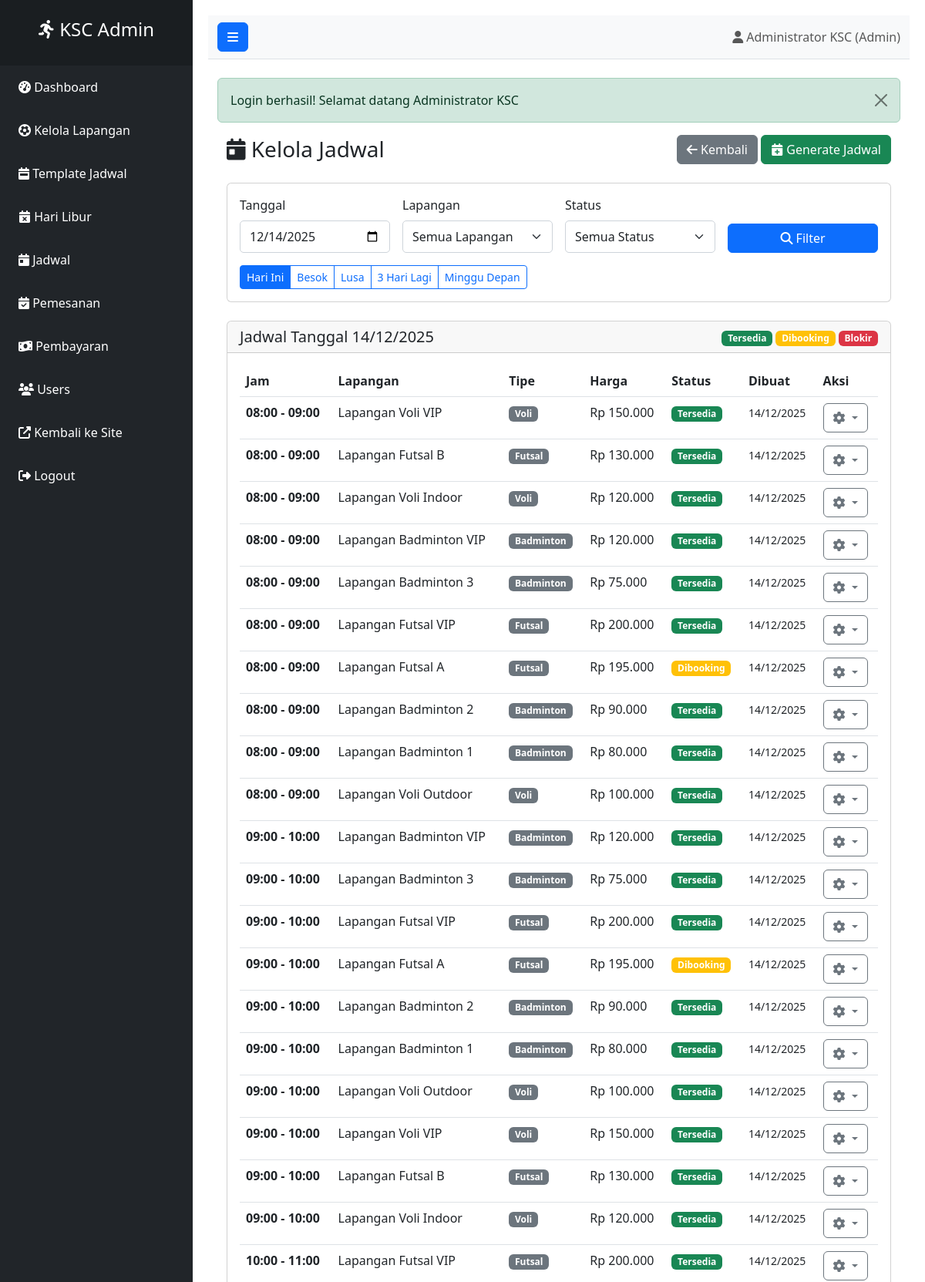
The app's page /admin/jadwal.php (signed in, upper part) with its own data.
### tables this page shows
CREATE TABLE `jadwal` (
  `id_jadwal` int(10) UNSIGNED NOT NULL,
  `id_lapangan` int(10) UNSIGNED NOT NULL,
  `tanggal` date NOT NULL,
  `jam_mulai` time NOT NULL,
  `jam_selesai` time NOT NULL,
  `harga` decimal(10,2) DEFAULT NULL,
  `status_ketersediaan` enum('tersedia','dibooking','blokir') DEFAULT 'tersedia',
  `created_at` timestamp NOT NULL DEFAULT current_timestamp(),
  `updated_at` timestamp NULL DEFAULT NULL ON UPDATE current_timestamp()
);

CREATE TABLE `lapangan` (
  `id_lapangan` int(10) UNSIGNED NOT NULL,
  `nama_lapangan` varchar(100) NOT NULL,
  `tipe_lapangan` enum('Futsal','Badminton','Voli','Basket','Tennis') DEFAULT NULL,
  `harga_per_jam` decimal(10,2) NOT NULL DEFAULT 0.00,
  `deskripsi` text DEFAULT NULL,
  `status_lapangan` enum('aktif','tidak_aktif') DEFAULT 'aktif',
  `id_user` int(10) UNSIGNED NOT NULL,
  `created_at` timestamp NOT NULL DEFAULT current_timestamp(),
  `updated_at` timestamp NULL DEFAULT NULL ON UPDATE current_timestamp()
);

### includes/functions.php (called while the page is built, shortened)
<?php
if (!function_exists('formatCurrency')) {
    function formatCurrency($amount) {
        return 'Rp ' . number_format($amount, 0, ',', '.');
    }
}
if (!function_exists('formatDate')) {
    function formatDate($date) {
        return date('d/m/Y', strtotime($date));
    }
}
?>

### includes/database.php (called while the page is built, shortened)
<?php
class Database {
    private $host = DB_HOST;
    private $user = DB_USER;
    private $pass = DB_PASS;
    private $dbname = DB_NAME;
    private $dbh;
    private $stmt;
    public function __construct() {
        $dsn = 'mysql:host=' . $this->host . ';dbname=' . $this->dbname . ';charset=utf8';
        $options = array(
            PDO::ATTR_PERSISTENT => true,
            PDO::ATTR_ERRMODE => PDO::ERRMODE_EXCEPTION
        );
        try {
            $this->dbh = new PDO($dsn, $this->user, $this->pass, $options);
        } catch(PDOException $e) {
            $this->error = $e->getMessage();
            echo $this->error;
        }
    }
    public function query($sql) {
        $this->stmt = $this->dbh->prepare($sql);
    }
    public function bind($param, $value, $type = null) {
        if(is_null($type)) {
            switch(true) {
                default:
                    $type = PDO::PARAM_STR;
            }
        }
        $this->stmt->bindValue($param, $value, $type);
    }
    public function execute() {
        return $this->stmt->execute();
    }
    public function resultSet() {
        $this->execute();
        return $this->stmt->fetchAll(PDO::FETCH_OBJ);
    }
}
?>

### admin/jadwal.php (the view, shortened to what this page needs)
<?php
require_once '../includes/admin-header.php';
require_once '../includes/database.php';
require_once '../includes/functions.php';
$db = new Database();
$tanggal = $_GET['tanggal'] ?? date('Y-m-d');
$sql = 'SELECT j.*, l.nama_lapangan, l.tipe_lapangan, l.harga_per_jam
        FROM jadwal j
        JOIN lapangan l ON j.id_lapangan = l.id_lapangan
        WHERE j.tanggal = :tanggal';
$params = [':tanggal' => $tanggal];
$sql .= ' ORDER BY j.jam_mulai ASC';
$db->query($sql);
foreach ($params as $key => $value) {
    $db->bind($key, $value);
}
$schedules = $db->resultSet();
?>
<div class="container-fluid">
    <div class="d-flex justify-content-between align-items-center mb-4">
        <h1 class="h3 mb-0"><i class="fas fa-calendar-day"></i> Kelola Jadwal</h1>
        <div>
            <a href="dashboard.php" class="btn btn-secondary">
                <i class="fas fa-arrow-left"></i> Kembali
            </a>
            <a href="jadwal.php?action=generate" class="btn btn-success"
               onclick="return confirm('Generate jadwal untuk 7 hari ke depan?')">
                <i class="fas fa-calendar-plus"></i> Generate Jadwal
            </a>
        </div>
    </div>
    <div class="card mb-4">
        <div class="card-body">
            <form method="GET" class="row g-3">
                <div class="col-md-3">
                    <label class="form-label">Tanggal</label>
                    <input type="date" class="form-control" name="tanggal" value="<?= $tanggal ?>">
                </div>
                <div class="col-md-3">
                    <label class="form-label">Lapangan</label>
                    <select class="form-select" name="lapangan">
                        <option value="">Semua Lapangan</option>
                    </select>
                </div>
                <div class="col-md-3">
                    <label class="form-label">Status</label>
                    <select class="form-select" name="status">
                        <option value="">Semua Status</option>
                    </select>
                </div>
                <div class="col-md-3 d-flex align-items-end">
                    <button type="submit" class="btn btn-primary w-100">
                        <i class="fas fa-search"></i> Filter
                    </button>
                </div>
            </form>
            <div class="row mt-3">
                <div class="col-12">
                    <div class="btn-group btn-group-sm">
                        <?php
                        $dates = [
                            'Hari Ini' => date('Y-m-d'),
                            'Besok' => date('Y-m-d', strtotime('+1 day')),
                            'Lusa' => date('Y-m-d', strtotime('+2 days')),
                            '3 Hari Lagi' => date('Y-m-d', strtotime('+3 days')),
                            'Minggu Depan' => date('Y-m-d', strtotime('+7 days'))
                        ];
                        foreach ($dates as $label => $date):
                            $active = $tanggal == $date ? 'btn-primary' : 'btn-outline-primary';
                        ?>
                        <a href="jadwal.php?tanggal=<?= $date ?>"
                           class="btn <?= $active ?>">
                            <?= $label ?>
                        </a>
                        <?php endforeach; ?>
                    </div>
                </div>
            </div>
        </div>
    </div>
    <div class="card">
        <div class="card-header d-flex justify-content-between align-items-center">
            <h5 class="mb-0">Jadwal Tanggal <?= formatDate($tanggal) ?></h5>
            <div>
                <span class="badge bg-success">Tersedia</span>
                <span class="badge bg-warning">Dibooking</span>
                <span class="badge bg-danger">Blokir</span>
            </div>
        </div>
        <div class="card-body">
            <?php if (empty($schedules)): ?>
                <div class="alert alert-info">
                    <i class="fas fa-info-circle"></i> Tidak ada jadwal untuk tanggal ini.
                    <a href="jadwal.php?action=generate&start_date=<?= $tanggal ?>&days=1"
                       class="alert-link">
                        Klik di sini untuk generate jadwal
                    </a>
                </div>
            <?php else: ?>
                <div class="table-responsive">
                    <table class="table table-hover">
                        <thead>
                            <tr>
                                <th>Jam</th>
                                <th>Lapangan</th>
                                <th>Tipe</th>
                                <th>Harga</th>
                                <th>Status</th>
                                <th>Dibuat</th>
                                <th>Aksi</th>
                            </tr>
                        </thead>
                        <tbody>
                            <?php foreach ($schedules as $schedule): ?>
                            <tr>
                                <td>
                                    <strong><?= substr($schedule->jam_mulai, 0, 5) ?> - <?= substr($schedule->jam_selesai, 0, 5) ?></strong>
                                </td>
                                <td>
                                    <?= $schedule->nama_lapangan ?>
                                </td>
                                <td>
                                    <span class="badge bg-secondary"><?= $schedule->tipe_lapangan ?></span>
                                </td>
                                <td>
                                    <?= formatCurrency($schedule->harga ?: $schedule->harga_per_jam) ?>
                                </td>
                                <td>
                                    <?php
                                    $status_class = '';
                                    switch($schedule->status_ketersediaan) {
                                        case 'tersedia': $status_class = 'bg-success'; break;
                                        case 'dibooking': $status_class = 'bg-warning'; break;
                                    }
                                    ?>
                                    <span class="badge <?= $status_class ?>">
                                        <?= ucfirst($schedule->status_ketersediaan) ?>
                                    </span>
                                </td>
                                <td>
                                    <small><?= formatDate($schedule->created_at) ?></small>
                                </td>
                                <td>
                                    <div class="btn-group btn-group-sm">
                                        <div class="dropdown">
                                            <button class="btn btn-outline-secondary dropdown-toggle"
                                                    type="button" data-bs-toggle="dropdown">
                                                <i class="fas fa-cog"></i>
                                            </button>
                                        </div>
                                    </div>
                                </td>
                            </tr>
                            <?php endforeach; ?>
                        </tbody>
                    </table>
                </div>
            <?php endif; ?>
        </div>
    </div>
</div>
<?php require_once '../includes/admin-footer.php'; ?>

### assets/css/admin.css (style rules this page uses)
.form-control, .form-select { border-radius: 5px; border: 1px solid #ced4da; padding: 8px 12px; }

### records on screen
jadwal: jam_mulai "08:00", jam_selesai "09:00", id_lapangan.nama_lapangan "Lapangan Voli VIP", id_lapangan.tipe_lapangan "Voli", harga "Rp 150.000", status_ketersediaan "Tersedia", created_at "14/12/2025"
jadwal: jam_mulai "08:00", jam_selesai "09:00", id_lapangan.nama_lapangan "Lapangan Futsal B", id_lapangan.tipe_lapangan "Futsal", harga "Rp 130.000", status_ketersediaan "Tersedia", created_at "14/12/2025"
jadwal: jam_mulai "08:00", jam_selesai "09:00", id_lapangan.nama_lapangan "Lapangan Voli Indoor", id_lapangan.tipe_lapangan "Voli", harga "Rp 120.000", status_ketersediaan "Tersedia", created_at "14/12/2025"
jadwal: jam_mulai "08:00", jam_selesai "09:00", id_lapangan.nama_lapangan "Lapangan Badminton VIP", id_lapangan.tipe_lapangan "Badminton", harga "Rp 120.000", status_ketersediaan "Tersedia", created_at "14/12/2025"
jadwal: jam_mulai "08:00", jam_selesai "09:00", id_lapangan.nama_lapangan "Lapangan Badminton 3", id_lapangan.tipe_lapangan "Badminton", harga "Rp 75.000", status_ketersediaan "Tersedia", created_at "14/12/2025"
jadwal: jam_mulai "08:00", jam_selesai "09:00", id_lapangan.nama_lapangan "Lapangan Futsal VIP", id_lapangan.tipe_lapangan "Futsal", harga "Rp 200.000", status_ketersediaan "Tersedia", created_at "14/12/2025"
jadwal: jam_mulai "08:00", jam_selesai "09:00", id_lapangan.nama_lapangan "Lapangan Futsal A", id_lapangan.tipe_lapangan "Futsal", harga "Rp 195.000", status_ketersediaan "Dibooking", created_at "14/12/2025"
jadwal: jam_mulai "08:00", jam_selesai "09:00", id_lapangan.nama_lapangan "Lapangan Badminton 2", id_lapangan.tipe_lapangan "Badminton", harga "Rp 90.000", status_ketersediaan "Tersedia", created_at "14/12/2025"
jadwal: jam_mulai "08:00", jam_selesai "09:00", id_lapangan.nama_lapangan "Lapangan Badminton 1", id_lapangan.tipe_lapangan "Badminton", harga "Rp 80.000", status_ketersediaan "Tersedia", created_at "14/12/2025"
jadwal: jam_mulai "08:00", jam_selesai "09:00", id_lapangan.nama_lapangan "Lapangan Voli Outdoor", id_lapangan.tipe_lapangan "Voli", harga "Rp 100.000", status_ketersediaan "Tersedia", created_at "14/12/2025"
jadwal: jam_mulai "09:00", jam_selesai "10:00", id_lapangan.nama_lapangan "Lapangan Badminton VIP", id_lapangan.tipe_lapangan "Badminton", harga "Rp 120.000", status_ketersediaan "Tersedia", created_at "14/12/2025"
jadwal: jam_mulai "09:00", jam_selesai "10:00", id_lapangan.nama_lapangan "Lapangan Badminton 3", id_lapangan.tipe_lapangan "Badminton", harga "Rp 75.000", status_ketersediaan "Tersedia", created_at "14/12/2025"
jadwal: jam_mulai "09:00", jam_selesai "10:00", id_lapangan.nama_lapangan "Lapangan Futsal VIP", id_lapangan.tipe_lapangan "Futsal", harga "Rp 200.000", status_ketersediaan "Tersedia", created_at "14/12/2025"
jadwal: jam_mulai "09:00", jam_selesai "10:00", id_lapangan.nama_lapangan "Lapangan Futsal A", id_lapangan.tipe_lapangan "Futsal", harga "Rp 195.000", status_ketersediaan "Dibooking", created_at "14/12/2025"
jadwal: jam_mulai "09:00", jam_selesai "10:00", id_lapangan.nama_lapangan "Lapangan Badminton 2", id_lapangan.tipe_lapangan "Badminton", harga "Rp 90.000", status_ketersediaan "Tersedia", created_at "14/12/2025"
jadwal: jam_mulai "09:00", jam_selesai "10:00", id_lapangan.nama_lapangan "Lapangan Badminton 1", id_lapangan.tipe_lapangan "Badminton", harga "Rp 80.000", status_ketersediaan "Tersedia", created_at "14/12/2025"
jadwal: jam_mulai "09:00", jam_selesai "10:00", id_lapangan.nama_lapangan "Lapangan Voli Outdoor", id_lapangan.tipe_lapangan "Voli", harga "Rp 100.000", status_ketersediaan "Tersedia", created_at "14/12/2025"
jadwal: jam_mulai "09:00", jam_selesai "10:00", id_lapangan.nama_lapangan "Lapangan Voli VIP", id_lapangan.tipe_lapangan "Voli", harga "Rp 150.000", status_ketersediaan "Tersedia", created_at "14/12/2025"
jadwal: jam_mulai "09:00", jam_selesai "10:00", id_lapangan.nama_lapangan "Lapangan Futsal B", id_lapangan.tipe_lapangan "Futsal", harga "Rp 130.000", status_ketersediaan "Tersedia", created_at "14/12/2025"
jadwal: jam_mulai "09:00", jam_selesai "10:00", id_lapangan.nama_lapangan "Lapangan Voli Indoor", id_lapangan.tipe_lapangan "Voli", harga "Rp 120.000", status_ketersediaan "Tersedia", created_at "14/12/2025"
jadwal: jam_mulai "10:00", jam_selesai "11:00", id_lapangan.nama_lapangan "Lapangan Futsal VIP", id_lapangan.tipe_lapangan "Futsal", harga "Rp 200.000", status_ketersediaan "Tersedia", created_at "14/12/2025"

### other values on screen
$_SESSION['nama'] "Administrator KSC"
$message "Login berhasil! Selamat datang Administrator KSC"
$label "Hari Ini"
$label "Besok"
$label "Lusa"
$label "3 Hari Lagi"
$label "Minggu Depan"
formatDate($tanggal) "14/12/2025"
